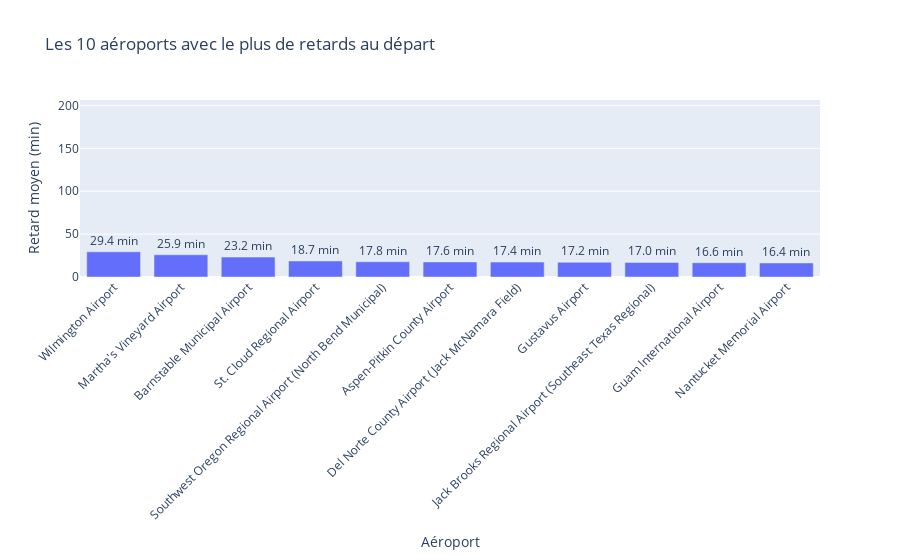

Source (notebook cell):
### Markdown cell above
**Top 10 aéroports retards départ**

### Code cell
# Top 10
top_10_df = final_df.orderBy(col("AVG_DEP_DELAY").desc()).limit(17)

# Pandas -> Plotly
plot_df = top_10_df.toPandas()

# Graphique
import plotly.express as px

fig = px.bar(
    plot_df,
    x="AIRPORT_NAME",
    y="AVG_DEP_DELAY",
    title="Les 10 aéroports avec le plus de retards au départ",
    labels={"AIRPORT_NAME": "Aéroport", "AVG_DEP_DELAY": "Retard moyen (min)"},
    text="AVG_DEP_DELAY",
)
fig.update_traces(texttemplate="%{text:.1f} min", textposition="outside")
fig.update_layout(xaxis_tickangle=-45)

fig.show()

### Figure 1 — Plotly figure (JSON) as saved in the notebook; plotly's stock layout.template omitted (floating-point values rounded to 4 significant figures)
{"data": [{"hovertemplate": "Aéroport=%{x}<br>Retard moyen (min)=%{text}<extra></extra>", "legendgroup": "", "marker": {"color": "#636efa", "pattern": {"shape": ""}}, "name": "", "orientation": "v", "showlegend": false, "text": [89.11, 29.39, 28.84, 25.91, 23.18, 22.86, 20.11, 18.69, 17.78, 17.59, 17.56, 17.54, 17.41, 17.17, 17.02, 16.65, 16.39], "textposition": "outside", "texttemplate": "%{text:.1f} min", "type": "bar", "x": [null, "Wilmington Airport", null, "Martha's Vineyard Airport", "Barnstable Municipal Airport", null, null, "St. Cloud Regional Airport", "Southwest Oregon Regional Airport (North Bend Municipal)", "Aspen-Pitkin County Airport", null, null, "Del Norte County Airport (Jack McNamara Field)", "Gustavus Airport", "Jack Brooks Regional Airport (Southeast Texas Regional)", "Guam International Airport", "Nantucket Memorial Airport"], "xaxis": "x", "y": [89.11, 29.39, 28.84, 25.91, 23.18, 22.86, 20.11, 18.69, 17.78, 17.59, 17.56, 17.54, 17.41, 17.17, 17.02, 16.65, 16.39], "yaxis": "y"}], "layout": {"barmode": "relative", "legend": {"tracegroupgap": 0}, "title": {"text": "Les 10 aéroports avec le plus de retards au départ"}, "xaxis": {"anchor": "y", "domain": [0, 1], "tickangle": -45, "title": {"text": "Aéroport"}}, "yaxis": {"anchor": "x", "domain": [0, 1], "title": {"text": "Retard moyen (min)"}}}}
